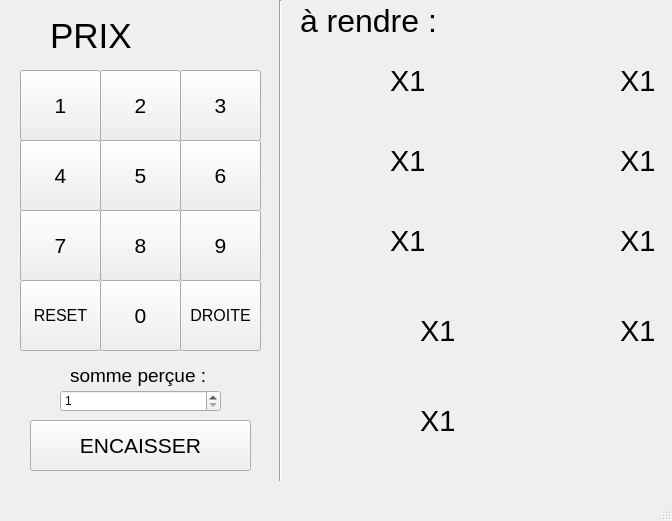
<?xml version="1.0" encoding="UTF-8"?>
<ui version="4.0">
 <class>MainWindow</class>
 <widget class="QMainWindow" name="MainWindow">
  <property name="geometry">
   <rect>
    <x>0</x>
    <y>0</y>
    <width>672</width>
    <height>521</height>
   </rect>
  </property>
  <property name="windowTitle">
   <string>MainWindow</string>
  </property>
  <widget class="QWidget" name="centralwidget">
   <widget class="QToolButton" name="BOUTON1">
    <property name="geometry">
     <rect>
      <x>20</x>
      <y>70</y>
      <width>81</width>
      <height>71</height>
     </rect>
    </property>
    <property name="font">
     <font>
      <pointsize>16</pointsize>
     </font>
    </property>
    <property name="cursor">
     <cursorShape>PointingHandCursor</cursorShape>
    </property>
    <property name="text">
     <string>1</string>
    </property>
   </widget>
   <widget class="QLabel" name="labelprix">
    <property name="geometry">
     <rect>
      <x>50</x>
      <y>0</y>
      <width>181</width>
      <height>71</height>
     </rect>
    </property>
    <property name="font">
     <font>
      <pointsize>26</pointsize>
     </font>
    </property>
    <property name="layoutDirection">
     <enum>Qt::LeftToRight</enum>
    </property>
    <property name="text">
     <string>PRIX</string>
    </property>
   </widget>
   <widget class="QToolButton" name="BOUTON2">
    <property name="geometry">
     <rect>
      <x>100</x>
      <y>70</y>
      <width>81</width>
      <height>71</height>
     </rect>
    </property>
    <property name="font">
     <font>
      <pointsize>16</pointsize>
     </font>
    </property>
    <property name="cursor">
     <cursorShape>PointingHandCursor</cursorShape>
    </property>
    <property name="text">
     <string>2</string>
    </property>
   </widget>
   <widget class="QToolButton" name="BOUTON3">
    <property name="geometry">
     <rect>
      <x>180</x>
      <y>70</y>
      <width>81</width>
      <height>71</height>
     </rect>
    </property>
    <property name="font">
     <font>
      <pointsize>16</pointsize>
     </font>
    </property>
    <property name="cursor">
     <cursorShape>PointingHandCursor</cursorShape>
    </property>
    <property name="text">
     <string>3</string>
    </property>
   </widget>
   <widget class="QToolButton" name="BOUTON4">
    <property name="geometry">
     <rect>
      <x>20</x>
      <y>140</y>
      <width>81</width>
      <height>71</height>
     </rect>
    </property>
    <property name="font">
     <font>
      <pointsize>16</pointsize>
     </font>
    </property>
    <property name="cursor">
     <cursorShape>PointingHandCursor</cursorShape>
    </property>
    <property name="text">
     <string>4</string>
    </property>
   </widget>
   <widget class="QToolButton" name="BOUTON5">
    <property name="geometry">
     <rect>
      <x>100</x>
      <y>140</y>
      <width>81</width>
      <height>71</height>
     </rect>
    </property>
    <property name="font">
     <font>
      <pointsize>16</pointsize>
     </font>
    </property>
    <property name="cursor">
     <cursorShape>PointingHandCursor</cursorShape>
    </property>
    <property name="text">
     <string>5</string>
    </property>
   </widget>
   <widget class="QToolButton" name="BOUTON6">
    <property name="geometry">
     <rect>
      <x>180</x>
      <y>140</y>
      <width>81</width>
      <height>71</height>
     </rect>
    </property>
    <property name="font">
     <font>
      <pointsize>16</pointsize>
     </font>
    </property>
    <property name="cursor">
     <cursorShape>PointingHandCursor</cursorShape>
    </property>
    <property name="text">
     <string>6</string>
    </property>
   </widget>
   <widget class="QToolButton" name="BOUTON7">
    <property name="geometry">
     <rect>
      <x>20</x>
      <y>210</y>
      <width>81</width>
      <height>71</height>
     </rect>
    </property>
    <property name="font">
     <font>
      <pointsize>16</pointsize>
     </font>
    </property>
    <property name="cursor">
     <cursorShape>PointingHandCursor</cursorShape>
    </property>
    <property name="text">
     <string>7</string>
    </property>
   </widget>
   <widget class="QToolButton" name="BOUTONDROIT">
    <property name="geometry">
     <rect>
      <x>20</x>
      <y>280</y>
      <width>81</width>
      <height>71</height>
     </rect>
    </property>
    <property name="font">
     <font>
      <pointsize>12</pointsize>
     </font>
    </property>
    <property name="cursor">
     <cursorShape>PointingHandCursor</cursorShape>
    </property>
    <property name="text">
     <string>RESET</string>
    </property>
   </widget>
   <widget class="QToolButton" name="BOUTON8">
    <property name="geometry">
     <rect>
      <x>100</x>
      <y>210</y>
      <width>81</width>
      <height>71</height>
     </rect>
    </property>
    <property name="font">
     <font>
      <pointsize>16</pointsize>
     </font>
    </property>
    <property name="cursor">
     <cursorShape>PointingHandCursor</cursorShape>
    </property>
    <property name="text">
     <string>8</string>
    </property>
   </widget>
   <widget class="QToolButton" name="BOUTON9">
    <property name="geometry">
     <rect>
      <x>180</x>
      <y>210</y>
      <width>81</width>
      <height>71</height>
     </rect>
    </property>
    <property name="font">
     <font>
      <pointsize>16</pointsize>
     </font>
    </property>
    <property name="cursor">
     <cursorShape>PointingHandCursor</cursorShape>
    </property>
    <property name="text">
     <string>9</string>
    </property>
   </widget>
   <widget class="QToolButton" name="BOUTON0">
    <property name="geometry">
     <rect>
      <x>100</x>
      <y>280</y>
      <width>81</width>
      <height>71</height>
     </rect>
    </property>
    <property name="font">
     <font>
      <pointsize>16</pointsize>
     </font>
    </property>
    <property name="cursor">
     <cursorShape>PointingHandCursor</cursorShape>
    </property>
    <property name="text">
     <string>0</string>
    </property>
   </widget>
   <widget class="QLabel" name="labelsommepercue">
    <property name="geometry">
     <rect>
      <x>70</x>
      <y>360</y>
      <width>141</width>
      <height>31</height>
     </rect>
    </property>
    <property name="font">
     <font>
      <family>MS Shell Dlg 2</family>
      <pointsize>14</pointsize>
     </font>
    </property>
    <property name="text">
     <string>somme perçue :</string>
    </property>
   </widget>
   <widget class="QSpinBox" name="spinBoxsommepercue">
    <property name="geometry">
     <rect>
      <x>60</x>
      <y>390</y>
      <width>161</width>
      <height>22</height>
     </rect>
    </property>
    <property name="minimum">
     <number>1</number>
    </property>
    <property name="maximum">
     <number>1000</number>
    </property>
   </widget>
   <widget class="QToolButton" name="BOUTONENCAISSER">
    <property name="geometry">
     <rect>
      <x>30</x>
      <y>420</y>
      <width>221</width>
      <height>51</height>
     </rect>
    </property>
    <property name="font">
     <font>
      <pointsize>16</pointsize>
     </font>
    </property>
    <property name="cursor">
     <cursorShape>PointingHandCursor</cursorShape>
    </property>
    <property name="text">
     <string>ENCAISSER</string>
    </property>
   </widget>
   <widget class="QToolButton" name="BOUTONGAUCHE">
    <property name="geometry">
     <rect>
      <x>180</x>
      <y>280</y>
      <width>81</width>
      <height>71</height>
     </rect>
    </property>
    <property name="font">
     <font>
      <pointsize>12</pointsize>
     </font>
    </property>
    <property name="cursor">
     <cursorShape>PointingHandCursor</cursorShape>
    </property>
    <property name="text">
     <string>DROITE</string>
    </property>
   </widget>
   <widget class="Line" name="line">
    <property name="geometry">
     <rect>
      <x>270</x>
      <y>0</y>
      <width>21</width>
      <height>481</height>
     </rect>
    </property>
    <property name="font">
     <font>
      <pointsize>12</pointsize>
     </font>
    </property>
    <property name="orientation">
     <enum>Qt::Vertical</enum>
    </property>
   </widget>
   <widget class="QLabel" name="arendre">
    <property name="geometry">
     <rect>
      <x>300</x>
      <y>0</y>
      <width>201</width>
      <height>41</height>
     </rect>
    </property>
    <property name="font">
     <font>
      <family>MS Shell Dlg 2</family>
      <pointsize>24</pointsize>
     </font>
    </property>
    <property name="text">
     <string>à rendre :</string>
    </property>
   </widget>
   <widget class="QLabel" name="euro">
    <property name="geometry">
     <rect>
      <x>310</x>
      <y>50</y>
      <width>71</width>
      <height>61</height>
     </rect>
    </property>
    <property name="text">
     <string/>
    </property>
    <property name="pixmap">
     <pixmap>argent/1euro.png</pixmap>
    </property>
    <property name="scaledContents">
     <bool>true</bool>
    </property>
   </widget>
   <widget class="QLabel" name="euro_2">
    <property name="geometry">
     <rect>
      <x>310</x>
      <y>130</y>
      <width>61</width>
      <height>61</height>
     </rect>
    </property>
    <property name="text">
     <string/>
    </property>
    <property name="pixmap">
     <pixmap>argent/2euro.png</pixmap>
    </property>
    <property name="scaledContents">
     <bool>true</bool>
    </property>
   </widget>
   <widget class="QLabel" name="euro_3">
    <property name="geometry">
     <rect>
      <x>300</x>
      <y>210</y>
      <width>81</width>
      <height>61</height>
     </rect>
    </property>
    <property name="text">
     <string/>
    </property>
    <property name="pixmap">
     <pixmap>argent/5euro.png</pixmap>
    </property>
    <property name="scaledContents">
     <bool>true</bool>
    </property>
   </widget>
   <widget class="QLabel" name="euro_4">
    <property name="geometry">
     <rect>
      <x>300</x>
      <y>300</y>
      <width>111</width>
      <height>61</height>
     </rect>
    </property>
    <property name="text">
     <string/>
    </property>
    <property name="pixmap">
     <pixmap>argent/10euro.png</pixmap>
    </property>
    <property name="scaledContents">
     <bool>true</bool>
    </property>
   </widget>
   <widget class="QLabel" name="euro_6">
    <property name="geometry">
     <rect>
      <x>300</x>
      <y>390</y>
      <width>111</width>
      <height>61</height>
     </rect>
    </property>
    <property name="text">
     <string/>
    </property>
    <property name="pixmap">
     <pixmap>argent/20euro.png</pixmap>
    </property>
    <property name="scaledContents">
     <bool>true</bool>
    </property>
   </widget>
   <widget class="QLabel" name="euro_7">
    <property name="geometry">
     <rect>
      <x>500</x>
      <y>50</y>
      <width>111</width>
      <height>61</height>
     </rect>
    </property>
    <property name="text">
     <string/>
    </property>
    <property name="pixmap">
     <pixmap>argent/50euro.png</pixmap>
    </property>
    <property name="scaledContents">
     <bool>true</bool>
    </property>
   </widget>
   <widget class="QLabel" name="nb_euro1">
    <property name="geometry">
     <rect>
      <x>390</x>
      <y>60</y>
      <width>51</width>
      <height>41</height>
     </rect>
    </property>
    <property name="font">
     <font>
      <pointsize>22</pointsize>
     </font>
    </property>
    <property name="text">
     <string>X1</string>
    </property>
   </widget>
   <widget class="QLabel" name="nb_euro2">
    <property name="geometry">
     <rect>
      <x>390</x>
      <y>140</y>
      <width>51</width>
      <height>41</height>
     </rect>
    </property>
    <property name="font">
     <font>
      <pointsize>22</pointsize>
     </font>
    </property>
    <property name="text">
     <string>X1</string>
    </property>
   </widget>
   <widget class="QLabel" name="label_3">
    <property name="geometry">
     <rect>
      <x>390</x>
      <y>220</y>
      <width>51</width>
      <height>41</height>
     </rect>
    </property>
    <property name="font">
     <font>
      <pointsize>22</pointsize>
     </font>
    </property>
    <property name="text">
     <string>X1</string>
    </property>
   </widget>
   <widget class="QLabel" name="euro_8">
    <property name="geometry">
     <rect>
      <x>500</x>
      <y>130</y>
      <width>111</width>
      <height>61</height>
     </rect>
    </property>
    <property name="text">
     <string/>
    </property>
    <property name="pixmap">
     <pixmap>argent/100euro.png</pixmap>
    </property>
    <property name="scaledContents">
     <bool>true</bool>
    </property>
   </widget>
   <widget class="QLabel" name="euro_9">
    <property name="geometry">
     <rect>
      <x>500</x>
      <y>210</y>
      <width>111</width>
      <height>61</height>
     </rect>
    </property>
    <property name="text">
     <string/>
    </property>
    <property name="pixmap">
     <pixmap>argent/200euro.png</pixmap>
    </property>
    <property name="scaledContents">
     <bool>true</bool>
    </property>
   </widget>
   <widget class="QLabel" name="euro_10">
    <property name="geometry">
     <rect>
      <x>500</x>
      <y>300</y>
      <width>111</width>
      <height>61</height>
     </rect>
    </property>
    <property name="text">
     <string/>
    </property>
    <property name="pixmap">
     <pixmap>argent/500euro.png</pixmap>
    </property>
    <property name="scaledContents">
     <bool>true</bool>
    </property>
   </widget>
   <widget class="QLabel" name="label_4">
    <property name="geometry">
     <rect>
      <x>420</x>
      <y>310</y>
      <width>51</width>
      <height>41</height>
     </rect>
    </property>
    <property name="font">
     <font>
      <pointsize>22</pointsize>
     </font>
    </property>
    <property name="text">
     <string>X1</string>
    </property>
   </widget>
   <widget class="QLabel" name="label_5">
    <property name="geometry">
     <rect>
      <x>420</x>
      <y>400</y>
      <width>51</width>
      <height>41</height>
     </rect>
    </property>
    <property name="font">
     <font>
      <pointsize>22</pointsize>
     </font>
    </property>
    <property name="text">
     <string>X1</string>
    </property>
   </widget>
   <widget class="QLabel" name="label_6">
    <property name="geometry">
     <rect>
      <x>620</x>
      <y>60</y>
      <width>51</width>
      <height>41</height>
     </rect>
    </property>
    <property name="font">
     <font>
      <pointsize>22</pointsize>
     </font>
    </property>
    <property name="text">
     <string>X1</string>
    </property>
   </widget>
   <widget class="QLabel" name="label_7">
    <property name="geometry">
     <rect>
      <x>620</x>
      <y>140</y>
      <width>51</width>
      <height>41</height>
     </rect>
    </property>
    <property name="font">
     <font>
      <pointsize>22</pointsize>
     </font>
    </property>
    <property name="text">
     <string>X1</string>
    </property>
   </widget>
   <widget class="QLabel" name="label_8">
    <property name="geometry">
     <rect>
      <x>620</x>
      <y>220</y>
      <width>51</width>
      <height>41</height>
     </rect>
    </property>
    <property name="font">
     <font>
      <pointsize>22</pointsize>
     </font>
    </property>
    <property name="text">
     <string>X1</string>
    </property>
   </widget>
   <widget class="QLabel" name="label_9">
    <property name="geometry">
     <rect>
      <x>620</x>
      <y>310</y>
      <width>51</width>
      <height>41</height>
     </rect>
    </property>
    <property name="font">
     <font>
      <pointsize>22</pointsize>
     </font>
    </property>
    <property name="text">
     <string>X1</string>
    </property>
   </widget>
  </widget>
  <widget class="QMenuBar" name="menubar">
   <property name="geometry">
    <rect>
     <x>0</x>
     <y>0</y>
     <width>672</width>
     <height>21</height>
    </rect>
   </property>
  </widget>
  <widget class="QStatusBar" name="statusbar"/>
 </widget>
 <resources/>
 <connections/>
</ui>
